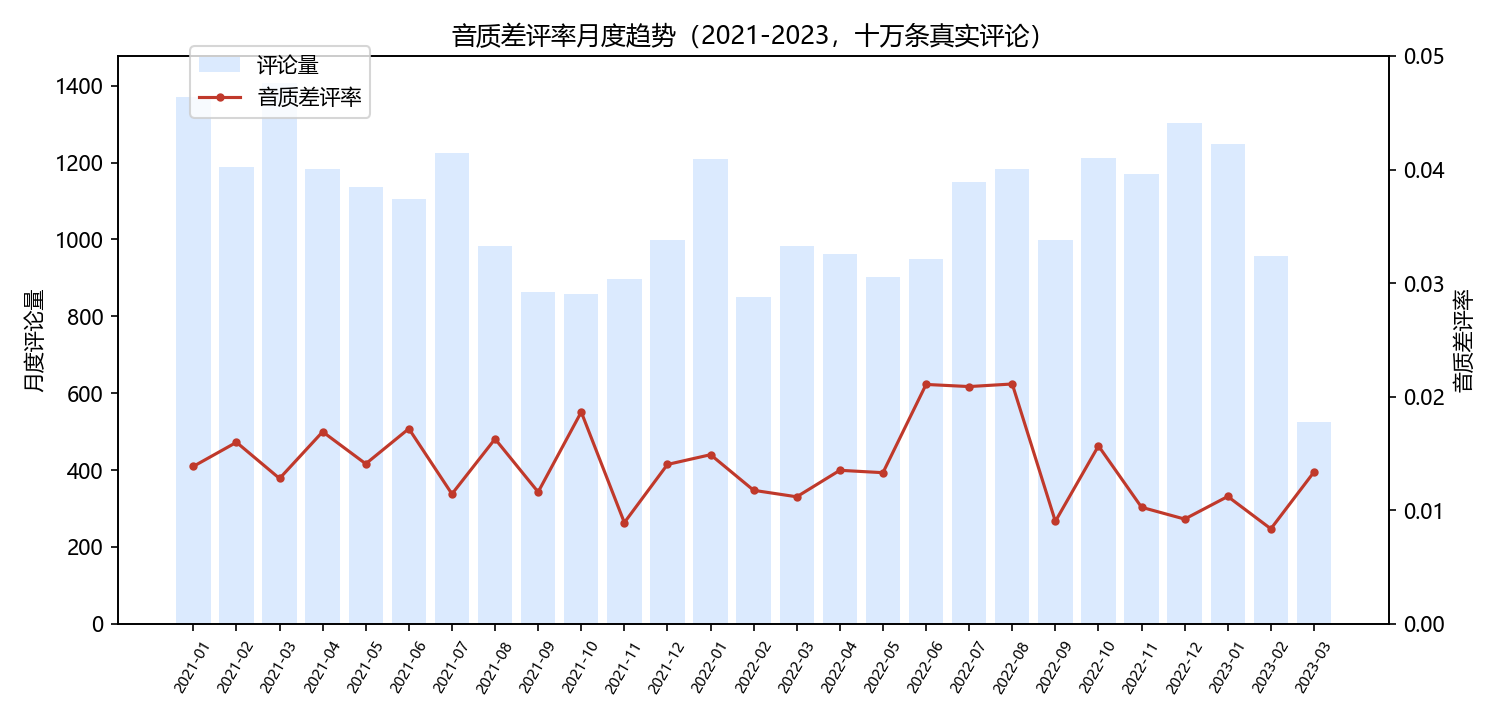

Write Python code to recreate this figure.
# -*- coding: utf-8 -*-
# 本脚本用于 D 批次趋势图：按月聚合评论量与音质差评率，保存 trend_over_time.png。
import os
import sys

import pandas as pd

sys.stdout.reconfigure(encoding="utf-8", errors="replace")

import matplotlib

matplotlib.use("Agg")
import matplotlib.pyplot as plt

HERE = os.path.dirname(os.path.abspath(__file__))
EXPANDED_CSV = os.path.join(HERE, "electronics_expanded.csv")
LABELED_CSV = os.path.join(HERE, "labeled_llm.csv")
OUT_PNG = os.path.join(HERE, "trend_over_time.png")


def main() -> None:
    exp = pd.read_csv(EXPANDED_CSV, encoding="utf-8", keep_default_na=False)
    lab = pd.read_csv(LABELED_CSV, encoding="utf-8", keep_default_na=False)
    assert len(exp) == len(lab), "两个数据文件行数不一致，无法按位置对齐"

    exp["ts"] = pd.to_datetime(exp["timestamp"], unit="ms", utc=True,
                               errors="coerce")
    exp["month"] = exp["ts"].dt.to_period("M")
    exp["neg"] = lab["sound_negative_llm"].astype(int).to_numpy()

    monthly = exp.groupby("month").agg(total=("neg", "size"),
                                       negs=("neg", "sum"))
    monthly["rate"] = monthly["negs"] / monthly["total"]
    # 只看 2021 年及以后（早期样本极少，噪声大）
    monthly = monthly[monthly.index >= pd.Period("2021-01", freq="M")]

    plt.rcParams["font.sans-serif"] = ["Microsoft YaHei", "SimHei"]
    plt.rcParams["axes.unicode_minus"] = False
    fig, ax1 = plt.subplots(figsize=(10, 4.8))
    x = [str(m) for m in monthly.index]
    ax1.bar(x, monthly["total"], color="#dbeafe", label="评论量")
    ax1.set_ylabel("月度评论量")
    ax2 = ax1.twinx()
    ax2.plot(x, monthly["rate"], color="#c0392b", marker="o", markersize=3,
             label="音质差评率")
    ax2.set_ylabel("音质差评率")
    ax2.set_ylim(0, max(monthly["rate"].max() * 1.3, 0.05))
    ax1.set_title("音质差评率月度趋势（2021-2023，十万条真实评论）")
    ax1.tick_params(axis="x", rotation=60, labelsize=7)
    fig.legend(loc="upper left", bbox_to_anchor=(0.12, 0.95))
    fig.tight_layout()
    plt.savefig(OUT_PNG, dpi=150)
    print(f"保存 -> {OUT_PNG}")
    print("2023 年月度差评率:")
    print(monthly[monthly.index >= pd.Period("2023-01", freq="M")]
          [["total", "negs", "rate"]].to_string())


if __name__ == "__main__":
    main()
